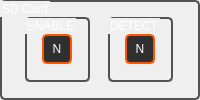
         <widget class="QGroupBox" name="groupBox_83">
          <property name="maximumSize">
           <size>
            <width>250</width>
            <height>150</height>
           </size>
          </property>
          <property name="styleSheet">
           <string notr="true">QGroupBox  {
	color: white;
	border-style: solid;	
	border-width:2px; 
	border-color:	rgb(82,82,82);
	border-radius:5px;
}
</string>
          </property>
          <property name="title">
           <string>SD Card</string>
          </property>
          <layout class="QGridLayout" name="gridLayout_16">
           <item row="0" column="0">
            <widget class="QGroupBox" name="groupBox_54">
             <property name="minimumSize">
              <size>
               <width>65</width>
               <height>65</height>
              </size>
             </property>
             <property name="maximumSize">
              <size>
               <width>65</width>
               <height>65</height>
              </size>
             </property>
             <property name="styleSheet">
              <string notr="true">QGroupBox  {
	color: white;
	border-style: solid;	
	border-width:2px; 
	border-color:	rgb(82,82,82);
	border-radius:5px;
}
</string>
             </property>
             <property name="title">
              <string>ENABLE</string>
             </property>
             <layout class="QGridLayout" name="gridLayout_58">
              <item row="0" column="0">
               <widget class="QPushButton" name="Pin_Button_38">
                <property name="enabled">
                 <bool>true</bool>
                </property>
                <property name="minimumSize">
                 <size>
                  <width>30</width>
                  <height>30</height>
                 </size>
                </property>
                <property name="maximumSize">
                 <size>
                  <width>30</width>
                  <height>30</height>
                 </size>
                </property>
                <property name="font">
                 <font>
                  <pointsize>9</pointsize>
                 </font>
                </property>
                <property name="styleSheet">
                 <string notr="true">QPushButton {
background-color:rgb(47, 47, 47);
color: rgb(255, 255, 255);
border-style: solid;
border-radius:5px;
border-width:2px; 
border-color:rgb(255, 85, 0);
}
QPushButton:hover {
border-width:3px; 
border-color:rgb(255, 115, 30);
}
QPushButton:pressed {
background-color:rgb(255, 115, 30);
border-color: rgb(255, 195, 110);
border-width: 4px;     
}
QPushButton:disabled{
background-color: rgb(255, 149, 62);
color: rgb(83, 83, 83);
border-color:rgb(83, 83, 83);
}

</string>
                </property>
                <property name="text">
                 <string>N</string>
                </property>
               </widget>
              </item>
             </layout>
            </widget>
           </item>
           <item row="0" column="1">
            <widget class="QGroupBox" name="groupBox_55">
             <property name="minimumSize">
              <size>
               <width>65</width>
               <height>65</height>
              </size>
             </property>
             <property name="maximumSize">
              <size>
               <width>65</width>
               <height>65</height>
              </size>
             </property>
             <property name="styleSheet">
              <string notr="true">QGroupBox  {
	color: white;
	border-style: solid;	
	border-width:2px; 
	border-color:	rgb(82,82,82);
	border-radius:5px;
}
</string>
             </property>
             <property name="title">
              <string>DETECT</string>
             </property>
             <layout class="QGridLayout" name="gridLayout_59">
              <item row="0" column="0">
               <widget class="QPushButton" name="Pin_Button_39">
                <property name="enabled">
                 <bool>true</bool>
                </property>
                <property name="minimumSize">
                 <size>
                  <width>30</width>
                  <height>30</height>
                 </size>
                </property>
                <property name="maximumSize">
                 <size>
                  <width>30</width>
                  <height>30</height>
                 </size>
                </property>
                <property name="font">
                 <font>
                  <pointsize>9</pointsize>
                 </font>
                </property>
                <property name="styleSheet">
                 <string notr="true">QPushButton {
background-color:rgb(47, 47, 47);
color: rgb(255, 255, 255);
border-style: solid;
border-radius:5px;
border-width:2px; 
border-color:rgb(255, 85, 0);
}
QPushButton:hover {
border-width:3px; 
border-color:rgb(255, 115, 30);
}
QPushButton:pressed {
background-color:rgb(255, 115, 30);
border-color: rgb(255, 195, 110);
border-width: 4px;     
}
QPushButton:disabled{
background-color: rgb(255, 149, 62);
color: rgb(83, 83, 83);
border-color:rgb(83, 83, 83);
}

</string>
                </property>
                <property name="text">
                 <string>N</string>
                </property>
               </widget>
              </item>
             </layout>
            </widget>
           </item>
          </layout>
         </widget>
